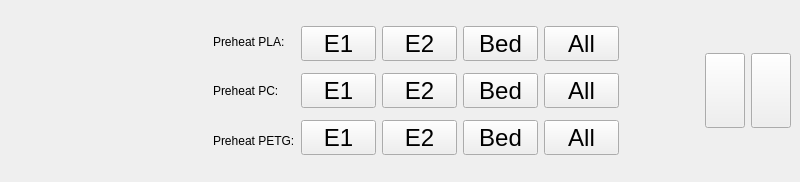
<?xml version="1.0" encoding="UTF-8"?>
<ui version="4.0">
 <class>NotActivePrintWidget</class>
 <widget class="QWidget" name="NotActivePrintWidget">
  <property name="geometry">
   <rect>
    <x>0</x>
    <y>0</y>
    <width>800</width>
    <height>182</height>
   </rect>
  </property>
  <property name="maximumSize">
   <size>
    <width>800</width>
    <height>480</height>
   </size>
  </property>
  <property name="windowTitle">
   <string>TemperatureWindow</string>
  </property>
  <layout class="QHBoxLayout" name="horizontalLayout_5">
   <property name="rightMargin">
    <number>0</number>
   </property>
   <item>
    <widget class="QFrame" name="frame_2">
     <property name="frameShape">
      <enum>QFrame::NoFrame</enum>
     </property>
     <property name="frameShadow">
      <enum>QFrame::Raised</enum>
     </property>
     <property name="lineWidth">
      <number>0</number>
     </property>
     <layout class="QHBoxLayout" name="horizontalLayout_4">
      <item>
       <spacer name="horizontalSpacer">
        <property name="orientation">
         <enum>Qt::Horizontal</enum>
        </property>
        <property name="sizeHint" stdset="0">
         <size>
          <width>40</width>
          <height>20</height>
         </size>
        </property>
       </spacer>
      </item>
      <item>
       <layout class="QVBoxLayout" name="verticalLayout_2">
        <item>
         <widget class="QLabel" name="PreheatPLA">
          <property name="sizePolicy">
           <sizepolicy hsizetype="Maximum" vsizetype="Preferred">
            <horstretch>0</horstretch>
            <verstretch>0</verstretch>
           </sizepolicy>
          </property>
          <property name="text">
           <string>Preheat PLA:</string>
          </property>
         </widget>
        </item>
        <item>
         <widget class="QLabel" name="PreheatPC">
          <property name="sizePolicy">
           <sizepolicy hsizetype="Maximum" vsizetype="Preferred">
            <horstretch>0</horstretch>
            <verstretch>0</verstretch>
           </sizepolicy>
          </property>
          <property name="text">
           <string>Preheat PC:</string>
          </property>
         </widget>
        </item>
        <item>
         <widget class="QLabel" name="PreheatPETG">
          <property name="sizePolicy">
           <sizepolicy hsizetype="Maximum" vsizetype="Preferred">
            <horstretch>0</horstretch>
            <verstretch>0</verstretch>
           </sizepolicy>
          </property>
          <property name="text">
           <string>Preheat PETG:</string>
          </property>
         </widget>
        </item>
       </layout>
      </item>
      <item>
       <layout class="QVBoxLayout" name="verticalLayout">
        <item>
         <layout class="QHBoxLayout" name="horizontalLayout">
          <item>
           <widget class="QPushButton" name="m1e1">
            <property name="minimumSize">
             <size>
              <width>70</width>
              <height>30</height>
             </size>
            </property>
            <property name="maximumSize">
             <size>
              <width>75</width>
              <height>35</height>
             </size>
            </property>
            <property name="font">
             <font>
              <pointsize>18</pointsize>
             </font>
            </property>
            <property name="toolTip">
             <string>&lt;html&gt;&lt;head/&gt;&lt;body&gt;&lt;p&gt;&lt;span style=&quot; font-size:24pt;&quot;&gt;0.1&lt;/span&gt;&lt;/p&gt;&lt;/body&gt;&lt;/html&gt;</string>
            </property>
            <property name="text">
             <string>E1</string>
            </property>
           </widget>
          </item>
          <item>
           <widget class="QPushButton" name="m1e2">
            <property name="sizePolicy">
             <sizepolicy hsizetype="Fixed" vsizetype="Fixed">
              <horstretch>0</horstretch>
              <verstretch>0</verstretch>
             </sizepolicy>
            </property>
            <property name="minimumSize">
             <size>
              <width>70</width>
              <height>30</height>
             </size>
            </property>
            <property name="maximumSize">
             <size>
              <width>75</width>
              <height>35</height>
             </size>
            </property>
            <property name="font">
             <font>
              <pointsize>18</pointsize>
             </font>
            </property>
            <property name="toolTip">
             <string>&lt;html&gt;&lt;head/&gt;&lt;body&gt;&lt;p&gt;&lt;span style=&quot; font-size:24pt;&quot;&gt;0.1&lt;/span&gt;&lt;/p&gt;&lt;/body&gt;&lt;/html&gt;</string>
            </property>
            <property name="text">
             <string>E2</string>
            </property>
           </widget>
          </item>
          <item>
           <widget class="QPushButton" name="m1bed">
            <property name="sizePolicy">
             <sizepolicy hsizetype="Fixed" vsizetype="Fixed">
              <horstretch>0</horstretch>
              <verstretch>0</verstretch>
             </sizepolicy>
            </property>
            <property name="minimumSize">
             <size>
              <width>70</width>
              <height>30</height>
             </size>
            </property>
            <property name="maximumSize">
             <size>
              <width>75</width>
              <height>35</height>
             </size>
            </property>
            <property name="font">
             <font>
              <pointsize>18</pointsize>
             </font>
            </property>
            <property name="toolTip">
             <string>&lt;html&gt;&lt;head/&gt;&lt;body&gt;&lt;p&gt;&lt;span style=&quot; font-size:24pt;&quot;&gt;0.1&lt;/span&gt;&lt;/p&gt;&lt;/body&gt;&lt;/html&gt;</string>
            </property>
            <property name="text">
             <string>Bed</string>
            </property>
           </widget>
          </item>
          <item>
           <widget class="QPushButton" name="m1all">
            <property name="sizePolicy">
             <sizepolicy hsizetype="Fixed" vsizetype="Fixed">
              <horstretch>0</horstretch>
              <verstretch>0</verstretch>
             </sizepolicy>
            </property>
            <property name="minimumSize">
             <size>
              <width>70</width>
              <height>30</height>
             </size>
            </property>
            <property name="maximumSize">
             <size>
              <width>75</width>
              <height>35</height>
             </size>
            </property>
            <property name="font">
             <font>
              <pointsize>18</pointsize>
             </font>
            </property>
            <property name="toolTip">
             <string>&lt;html&gt;&lt;head/&gt;&lt;body&gt;&lt;p&gt;&lt;span style=&quot; font-size:24pt;&quot;&gt;0.1&lt;/span&gt;&lt;/p&gt;&lt;/body&gt;&lt;/html&gt;</string>
            </property>
            <property name="text">
             <string>All</string>
            </property>
           </widget>
          </item>
         </layout>
        </item>
        <item>
         <layout class="QHBoxLayout" name="horizontalLayout_2">
          <item>
           <widget class="QPushButton" name="m2e1">
            <property name="minimumSize">
             <size>
              <width>70</width>
              <height>30</height>
             </size>
            </property>
            <property name="maximumSize">
             <size>
              <width>75</width>
              <height>35</height>
             </size>
            </property>
            <property name="font">
             <font>
              <pointsize>18</pointsize>
             </font>
            </property>
            <property name="toolTip">
             <string>&lt;html&gt;&lt;head/&gt;&lt;body&gt;&lt;p&gt;&lt;span style=&quot; font-size:24pt;&quot;&gt;0.1&lt;/span&gt;&lt;/p&gt;&lt;/body&gt;&lt;/html&gt;</string>
            </property>
            <property name="text">
             <string>E1</string>
            </property>
           </widget>
          </item>
          <item>
           <widget class="QPushButton" name="m2e2">
            <property name="sizePolicy">
             <sizepolicy hsizetype="Fixed" vsizetype="Fixed">
              <horstretch>0</horstretch>
              <verstretch>0</verstretch>
             </sizepolicy>
            </property>
            <property name="minimumSize">
             <size>
              <width>70</width>
              <height>30</height>
             </size>
            </property>
            <property name="maximumSize">
             <size>
              <width>75</width>
              <height>35</height>
             </size>
            </property>
            <property name="font">
             <font>
              <pointsize>18</pointsize>
             </font>
            </property>
            <property name="toolTip">
             <string>&lt;html&gt;&lt;head/&gt;&lt;body&gt;&lt;p&gt;&lt;span style=&quot; font-size:24pt;&quot;&gt;0.1&lt;/span&gt;&lt;/p&gt;&lt;/body&gt;&lt;/html&gt;</string>
            </property>
            <property name="text">
             <string>E2</string>
            </property>
           </widget>
          </item>
          <item>
           <widget class="QPushButton" name="m2bed">
            <property name="sizePolicy">
             <sizepolicy hsizetype="Fixed" vsizetype="Fixed">
              <horstretch>0</horstretch>
              <verstretch>0</verstretch>
             </sizepolicy>
            </property>
            <property name="minimumSize">
             <size>
              <width>70</width>
              <height>30</height>
             </size>
            </property>
            <property name="maximumSize">
             <size>
              <width>75</width>
              <height>35</height>
             </size>
            </property>
            <property name="font">
             <font>
              <pointsize>18</pointsize>
             </font>
            </property>
            <property name="toolTip">
             <string>&lt;html&gt;&lt;head/&gt;&lt;body&gt;&lt;p&gt;&lt;span style=&quot; font-size:24pt;&quot;&gt;0.1&lt;/span&gt;&lt;/p&gt;&lt;/body&gt;&lt;/html&gt;</string>
            </property>
            <property name="text">
             <string>Bed</string>
            </property>
           </widget>
          </item>
          <item>
           <widget class="QPushButton" name="m2all">
            <property name="sizePolicy">
             <sizepolicy hsizetype="Fixed" vsizetype="Fixed">
              <horstretch>0</horstretch>
              <verstretch>0</verstretch>
             </sizepolicy>
            </property>
            <property name="minimumSize">
             <size>
              <width>70</width>
              <height>30</height>
             </size>
            </property>
            <property name="maximumSize">
             <size>
              <width>75</width>
              <height>35</height>
             </size>
            </property>
            <property name="font">
             <font>
              <pointsize>18</pointsize>
             </font>
            </property>
            <property name="toolTip">
             <string>&lt;html&gt;&lt;head/&gt;&lt;body&gt;&lt;p&gt;&lt;span style=&quot; font-size:24pt;&quot;&gt;0.1&lt;/span&gt;&lt;/p&gt;&lt;/body&gt;&lt;/html&gt;</string>
            </property>
            <property name="text">
             <string>All</string>
            </property>
           </widget>
          </item>
         </layout>
        </item>
        <item>
         <layout class="QHBoxLayout" name="horizontalLayout_3">
          <item>
           <widget class="QPushButton" name="m3e1">
            <property name="minimumSize">
             <size>
              <width>70</width>
              <height>30</height>
             </size>
            </property>
            <property name="maximumSize">
             <size>
              <width>75</width>
              <height>35</height>
             </size>
            </property>
            <property name="font">
             <font>
              <pointsize>18</pointsize>
             </font>
            </property>
            <property name="toolTip">
             <string>&lt;html&gt;&lt;head/&gt;&lt;body&gt;&lt;p&gt;&lt;span style=&quot; font-size:24pt;&quot;&gt;0.1&lt;/span&gt;&lt;/p&gt;&lt;/body&gt;&lt;/html&gt;</string>
            </property>
            <property name="text">
             <string>E1</string>
            </property>
           </widget>
          </item>
          <item>
           <widget class="QPushButton" name="m3e2">
            <property name="sizePolicy">
             <sizepolicy hsizetype="Fixed" vsizetype="Fixed">
              <horstretch>0</horstretch>
              <verstretch>0</verstretch>
             </sizepolicy>
            </property>
            <property name="minimumSize">
             <size>
              <width>70</width>
              <height>30</height>
             </size>
            </property>
            <property name="maximumSize">
             <size>
              <width>75</width>
              <height>35</height>
             </size>
            </property>
            <property name="font">
             <font>
              <pointsize>18</pointsize>
             </font>
            </property>
            <property name="toolTip">
             <string>&lt;html&gt;&lt;head/&gt;&lt;body&gt;&lt;p&gt;&lt;span style=&quot; font-size:24pt;&quot;&gt;0.1&lt;/span&gt;&lt;/p&gt;&lt;/body&gt;&lt;/html&gt;</string>
            </property>
            <property name="text">
             <string>E2</string>
            </property>
           </widget>
          </item>
          <item>
           <widget class="QPushButton" name="m3bed">
            <property name="sizePolicy">
             <sizepolicy hsizetype="Fixed" vsizetype="Fixed">
              <horstretch>0</horstretch>
              <verstretch>0</verstretch>
             </sizepolicy>
            </property>
            <property name="minimumSize">
             <size>
              <width>70</width>
              <height>30</height>
             </size>
            </property>
            <property name="maximumSize">
             <size>
              <width>75</width>
              <height>35</height>
             </size>
            </property>
            <property name="font">
             <font>
              <pointsize>18</pointsize>
             </font>
            </property>
            <property name="toolTip">
             <string>&lt;html&gt;&lt;head/&gt;&lt;body&gt;&lt;p&gt;&lt;span style=&quot; font-size:24pt;&quot;&gt;0.1&lt;/span&gt;&lt;/p&gt;&lt;/body&gt;&lt;/html&gt;</string>
            </property>
            <property name="text">
             <string>Bed</string>
            </property>
           </widget>
          </item>
          <item>
           <widget class="QPushButton" name="m3all">
            <property name="sizePolicy">
             <sizepolicy hsizetype="Fixed" vsizetype="Fixed">
              <horstretch>0</horstretch>
              <verstretch>0</verstretch>
             </sizepolicy>
            </property>
            <property name="minimumSize">
             <size>
              <width>70</width>
              <height>30</height>
             </size>
            </property>
            <property name="maximumSize">
             <size>
              <width>75</width>
              <height>35</height>
             </size>
            </property>
            <property name="font">
             <font>
              <pointsize>18</pointsize>
             </font>
            </property>
            <property name="toolTip">
             <string>&lt;html&gt;&lt;head/&gt;&lt;body&gt;&lt;p&gt;&lt;span style=&quot; font-size:24pt;&quot;&gt;0.1&lt;/span&gt;&lt;/p&gt;&lt;/body&gt;&lt;/html&gt;</string>
            </property>
            <property name="text">
             <string>All</string>
            </property>
           </widget>
          </item>
         </layout>
        </item>
       </layout>
      </item>
      <item>
       <spacer name="horizontalSpacer_2">
        <property name="orientation">
         <enum>Qt::Horizontal</enum>
        </property>
        <property name="sizeType">
         <enum>QSizePolicy::Preferred</enum>
        </property>
        <property name="sizeHint" stdset="0">
         <size>
          <width>80</width>
          <height>20</height>
         </size>
        </property>
       </spacer>
      </item>
      <item>
       <widget class="QPushButton" name="Fan">
        <property name="maximumSize">
         <size>
          <width>75</width>
          <height>75</height>
         </size>
        </property>
        <property name="text">
         <string/>
        </property>
        <property name="icon">
         <iconset>
          <normaloff>img/fanoff.png</normaloff>img/fanoff.png</iconset>
        </property>
        <property name="iconSize">
         <size>
          <width>65</width>
          <height>65</height>
         </size>
        </property>
       </widget>
      </item>
      <item>
       <widget class="QPushButton" name="CoolDown">
        <property name="maximumSize">
         <size>
          <width>75</width>
          <height>75</height>
         </size>
        </property>
        <property name="text">
         <string/>
        </property>
        <property name="icon">
         <iconset>
          <normaloff>img/cooldown.png</normaloff>img/cooldown.png</iconset>
        </property>
        <property name="iconSize">
         <size>
          <width>65</width>
          <height>65</height>
         </size>
        </property>
       </widget>
      </item>
     </layout>
    </widget>
   </item>
  </layout>
 </widget>
 <resources/>
 <connections/>
</ui>
